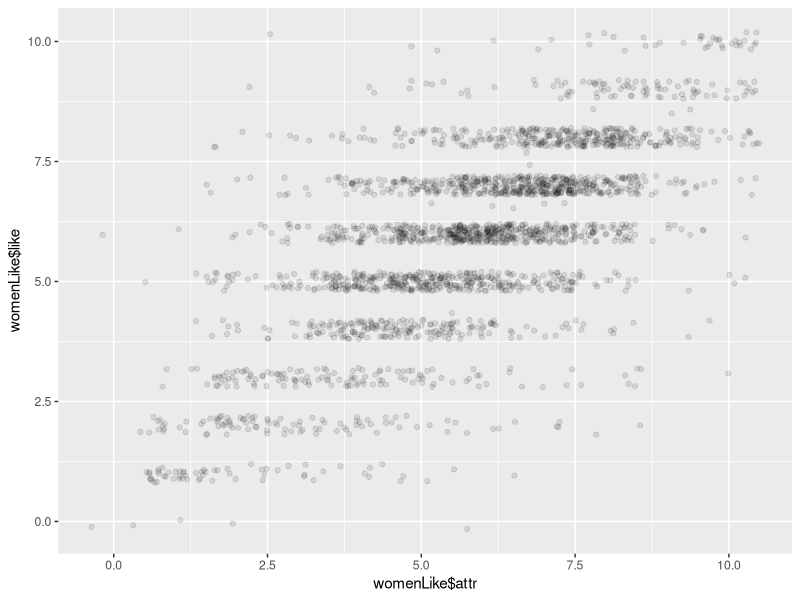
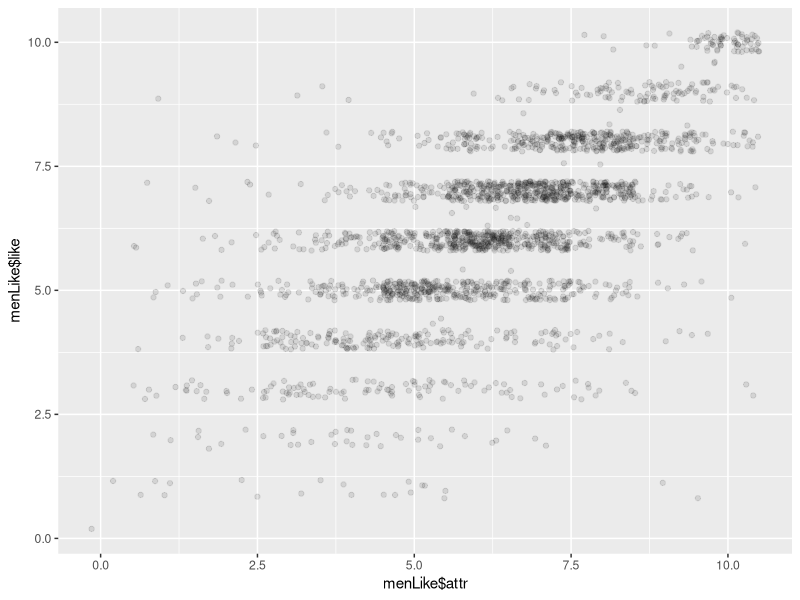

Write R code to recreate these figures, in order.
## ---- chunk 1
knitr::opts_chunk$set(echo = TRUE)

library(ggplot2)
library(GGally)
library(pscl)
library(dplyr, warn.conflicts = FALSE)
library(broom)

## ---- chunk 2
data = read.csv("speed-dating.csv")
data = data.frame(data$iid, data$gender, data$race, data$samerace, data$attr, data$reading, data$museums, data$art, data$concerts, data$shar, data$like, data$prob, data$intel3_s)
names(data) <- c("id", "gender", "race", "sameRace", "attr", "reading", "museums", "art", "concerts", "shar", "like", "prob", "selfIntel")
## ---- chunk 3
womenLike = subset(data, data$gender == 0)
menLike = subset(data, data$gender == 1)
summary(data)
head(data)

ggplot(womenLike, aes(womenLike$attr, womenLike$like)) +  geom_point(alpha = 0.1, position = position_jitter(width = 0.5))


ggplot(menLike, aes(menLike$attr, menLike$like)) +  geom_point(alpha = 0.1, position = position_jitter(width = 0.5))

womenLikeMod = lm(like ~ attr, data = womenLike)
summary(womenLikeMod)
confint(womenLikeMod)
tidy(womenLikeMod, conf.int = TRUE)

menLikeMod = lm(like ~ attr, data = menLike)
summary(menLikeMod)
confint(menLikeMod)
tidy(menLikeMod, conf.int = TRUE)
## ---- chunk 4
